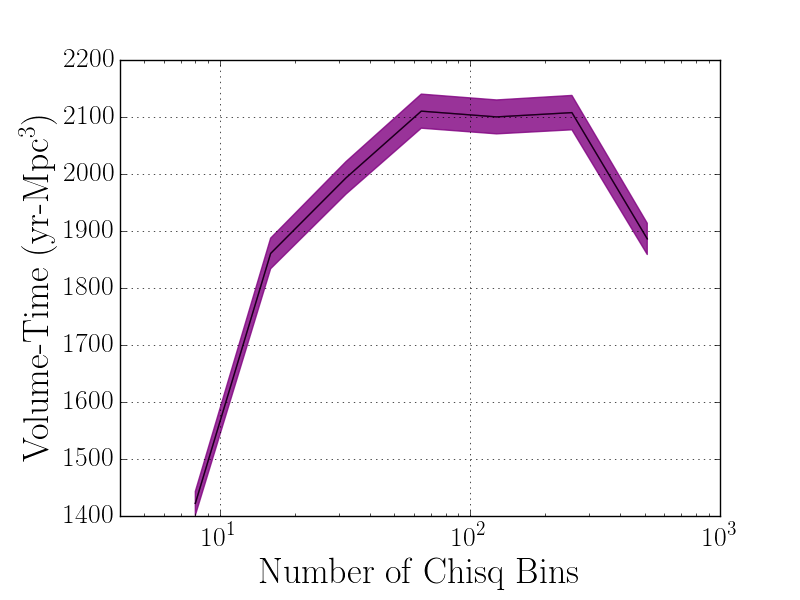

Here is the Python script that generated this plot:
import pylab, numpy

dat = numpy.loadtxt('cb.dat')

t = dat[:,0]
v = dat[:,1]
e = dat[:,2]
far = dat[:,3]
b= dat[:,4]

i1 = (t == 0.3)
i2 = (t == 0.8)

pylab.rcParams.update({
    "text.usetex": True,
    "figure.figsize": [8.0, 6.0],
    "font.size": 26,
    "axes.titlesize": 16,
    "axes.labelsize": 26,
    "xtick.labelsize": 20,
    "ytick.labelsize": 20,
    "xtick.major.pad": 8,
    "legend.fontsize": 18,
    "font.family": "serif",
    "font.serif": ["Computer Modern Roman"],
    "figure.subplot.left": 0.15,
    "figure.subplot.bottom": 0.14,
    })


x_values = b[i2]
reach = v[i2]
err = e[i2]
c = 'purple'
pylab.plot(x_values, reach, c=c)
pylab.plot(x_values, reach, alpha=0.8, c='black')
pylab.fill_between(x_values, reach - err, reach + err,
                   facecolor=c, edgecolor=c, alpha=0.8)
pylab.xscale('log')
pylab.xlim(xmin=4)
pylab.grid()
pylab.xlabel('Number of Chisq Bins')
pylab.ylabel("Volume-Time (yr-Mpc$^3$)")
pylab.savefig('cb.png')
